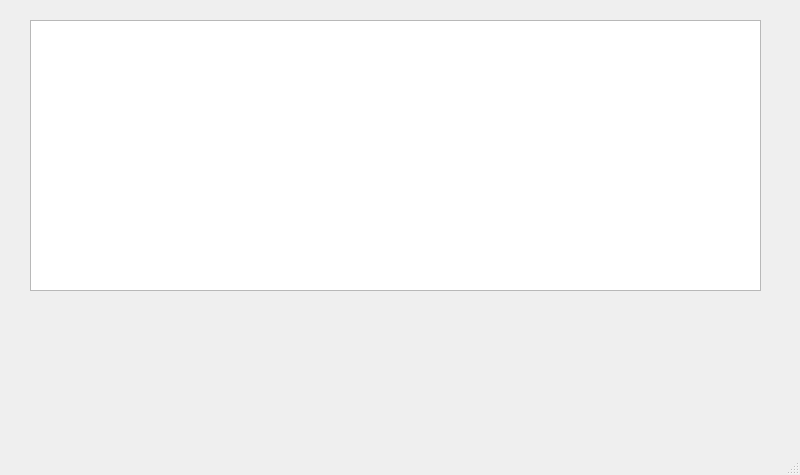
<?xml version="1.0" encoding="UTF-8"?>
<ui version="4.0">
 <class>MainWindow</class>
 <widget class="QMainWindow" name="MainWindow">
  <property name="geometry">
   <rect>
    <x>0</x>
    <y>0</y>
    <width>800</width>
    <height>475</height>
   </rect>
  </property>
  <property name="windowTitle">
   <string>Справочник гидролога</string>
  </property>
  <widget class="QWidget" name="centralwidget">
   <widget class="QTableView" name="tableView">
    <property name="geometry">
     <rect>
      <x>30</x>
      <y>20</y>
      <width>731</width>
      <height>271</height>
     </rect>
    </property>
   </widget>
  </widget>
  <widget class="QMenuBar" name="menubar">
   <property name="geometry">
    <rect>
     <x>0</x>
     <y>0</y>
     <width>800</width>
     <height>20</height>
    </rect>
   </property>
  </widget>
  <widget class="QStatusBar" name="statusbar"/>
 </widget>
 <resources/>
 <connections/>
</ui>
